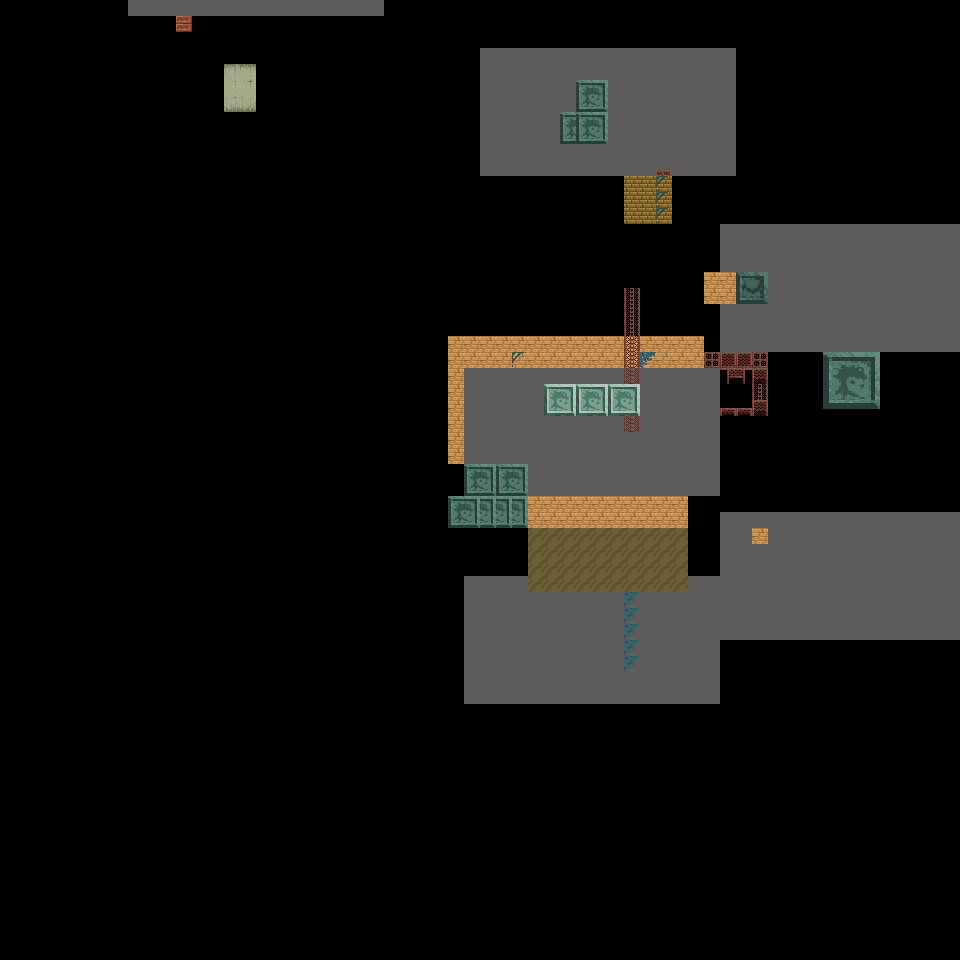

Below is a game level as drawn by its tile map, then a one-line description and the .tmx that defines it (tile-layer data replaced by summaries):
An orthogonal 60x60 tile map with 16x16 px tiles, 8 tile layers (12px, 12px_rot, 8px, 5px, ...), 1 hidden layer not drawn, 2 tilesets and 11 objects.

<map version="1.9" tiledversion="1.9.2" renderorder="right-down" infinite="0" orientation="orthogonal" hexsidelength="0" tileheight="16" height="60" tilewidth="16" width="60">
	<tileset firstgid="1" source="test-collection.tsx" />
	<tileset firstgid="2" source="padded-tiles.tsx" />
	<objectgroup id="1" name="Terrain">
		<object id="0" x="100.0" y="453.0">
			<properties>
				<property name="height" value="0.0" />
				<property name="id" value="lt_terrain_2" />
				<property name="width" value="0.0" />
			</properties>
			<polygon points="124.5,-526.0 184.5,-523.0 202.5,-475.0 302.5,-477.0 305.5,-424.0 109.5,-423.0" />
			<polygon points="124.5,-526.0 184.5,-523.0 202.5,-475.0 302.5,-477.0 305.5,-424.0 109.5,-423.0" />
		</object>
		<object id="1" x="342.0" y="541.0">
			<properties>
				<property name="height" value="0.0" />
				<property name="id" value="lt_terrain_3" />
				<property name="width" value="0.0" />
			</properties>
			<polygon points="347.007,-530.256 403.007,-547.256 421.309,-528.954 440.667,-528.954 440.667,-488.954 414.167,-488.954 414.167,-478.954 397.167,-478.954 397.167,-477.974 414.167,-477.954 414.167,-437.954 403.167,-437.954 403.167,-410.454 402.771,-410.454 420.0,-386.0 475.0,-399.0 482.324,-434.954 463.667,-434.954 463.667,-437.454 434.667,-437.454 434.667,-437.954 433.667,-437.954 433.667,-438.454 433.167,-438.454 433.167,-478.454 460.167,-478.454 460.167,-490.954 479.167,-490.954 479.167,-508.454 497.296,-508.454 519.0,-615.0 610.0,-544.0 496.0,-288.0 325.0,-354.0 342.0,-419.0 363.167,-423.954 363.167,-429.693 335.0,-423.0 324.0,-386.5 289.5,-409.5 282.0,-456.0 357.167,-473.592 357.167,-493.454 374.167,-493.454 374.167,-509.246 345.667,-504.519 345.667,-482.454 305.667,-482.454 305.667,-482.954 266.167,-482.954 266.167,-522.954 306.167,-522.954 306.167,-522.454 342.079,-522.454" />
			<polygon points="347.007,-530.256 403.007,-547.256 421.309,-528.954 440.667,-528.954 440.667,-488.954 414.167,-488.954 414.167,-478.954 397.167,-478.954 397.167,-477.974 414.167,-477.954 414.167,-437.954 403.167,-437.954 403.167,-410.454 402.771,-410.454 420.0,-386.0 475.0,-399.0 482.324,-434.954 463.667,-434.954 463.667,-437.454 434.667,-437.454 434.667,-437.954 433.667,-437.954 433.667,-438.454 433.167,-438.454 433.167,-478.454 460.167,-478.454 460.167,-490.954 479.167,-490.954 479.167,-508.454 497.296,-508.454 519.0,-615.0 610.0,-544.0 496.0,-288.0 325.0,-354.0 342.0,-419.0 363.167,-423.954 363.167,-429.693 335.0,-423.0 324.0,-386.5 289.5,-409.5 282.0,-456.0 357.167,-473.592 357.167,-493.454 374.167,-493.454 374.167,-509.246 345.667,-504.519 345.667,-482.454 305.667,-482.454 305.667,-482.954 266.167,-482.954 266.167,-522.954 306.167,-522.954 306.167,-522.454 342.079,-522.454" />
		</object>
		<object id="2" x="260.5" y="222.0">
			<properties>
				<property name="height" value="0.0" />
				<property name="id" value="lt_terrain_1" />
				<property name="width" value="0.0" />
			</properties>
			<polygon points="22.0,-20.0 -17.1667,42.6667 -156.0,34.0 -119.0,-82.0 273.0,-65.0 273.0,35.0" />
			<polygon points="22.0,-20.0 -17.1667,42.6667 -156.0,34.0 -119.0,-82.0 273.0,-65.0 273.0,35.0" />
		</object>
		<object id="3" x="0.0" y="960.0">
			<properties>
				<property name="height" value="0.0" />
				<property name="id" value="testmap_terrain_2" />
				<property name="width" value="0.0" />
			</properties>
			<polygon points="310.5,-478.0 333.765,-488.0 325.5,-488.0 325.5,-520.0 357.5,-520.0 357.5,-498.202 367.5,-502.5 403.5,-505.5 401.244,-486.5 411.398,-486.5 414.5,-512.5 388.0,-510.0 386.5,-522.0 416.0,-529.336 416.0,-544.0 448.0,-544.0 448.0,-537.294 464.0,-541.272 464.0,-560.0 496.0,-560.0 496.0,-529.416 497.32,-528.0 512.0,-528.0 512.0,-544.0 544.0,-544.0 544.0,-528.0 608.0,-528.0 608.0,-510.5 610.877,-510.5 623.344,-539.5 605.0,-539.5 605.0,-571.5 637.0,-571.5 637.0,-546.091 683.284,-527.327 668.284,-502.327 717.784,-473.827 703.284,-456.827 634.0,-484.611 634.0,-473.947 706.77,-454.061 730.77,-478.061 753.27,-461.061 717.77,-409.561 660.264,-435.062 613.764,-391.062 574.362,-418.0 551.0,-418.0 551.0,-429.5 520.0,-429.5 520.0,-448.0 504.833,-448.0 498.5,-429.0 410.5,-424.809 410.5,-405.0 378.5,-405.0 378.5,-424.919 314.0,-422.5" />
			<polygon points="310.5,-478.0 333.765,-488.0 325.5,-488.0 325.5,-520.0 357.5,-520.0 357.5,-498.202 367.5,-502.5 403.5,-505.5 401.244,-486.5 411.398,-486.5 414.5,-512.5 388.0,-510.0 386.5,-522.0 416.0,-529.336 416.0,-544.0 448.0,-544.0 448.0,-537.294 464.0,-541.272 464.0,-560.0 496.0,-560.0 496.0,-529.416 497.32,-528.0 512.0,-528.0 512.0,-544.0 544.0,-544.0 544.0,-528.0 608.0,-528.0 608.0,-510.5 610.877,-510.5 623.344,-539.5 605.0,-539.5 605.0,-571.5 637.0,-571.5 637.0,-546.091 683.284,-527.327 668.284,-502.327 717.784,-473.827 703.284,-456.827 634.0,-484.611 634.0,-473.947 706.77,-454.061 730.77,-478.061 753.27,-461.061 717.77,-409.561 660.264,-435.062 613.764,-391.062 574.362,-418.0 551.0,-418.0 551.0,-429.5 520.0,-429.5 520.0,-448.0 504.833,-448.0 498.5,-429.0 410.5,-424.809 410.5,-405.0 378.5,-405.0 378.5,-424.919 314.0,-422.5" />
		</object>
		</objectgroup>
	<layer height="60" visible="0" id="2" name="25pxNO" width="60">
		<data>[3600 cells, 28 non-empty, 1 distinct tile ids]</data>
	</layer>
	<layer height="60" id="1" name="12px" width="60">
		<data>[3600 cells, 141 non-empty, 3 distinct tile ids]</data>
	</layer>
	<layer height="60" id="1" name="12px_rot" width="60">
		<data>[3600 cells, 1 non-empty, 1 distinct tile ids]</data>
	</layer>
	<layer height="60" id="1" name="8px" width="60">
		<data>[3600 cells, 40 non-empty, 1 distinct tile ids]</data>
	</layer>
	<layer height="60" id="3" name="5px" width="60">
		<data>[3600 cells, 69 non-empty, 9 distinct tile ids]</data>
	</layer>
	<layer height="60" id="1" name="2px_rot30" width="60">
		<data>[3600 cells, 21 non-empty, 4 distinct tile ids]</data>
	</layer>
	<layer height="60" id="4" name="2px" width="60">
		<data>[3600 cells, 30 non-empty, 22 distinct tile ids]</data>
	</layer>
	<layer height="60" id="1" name="5px" width="60">
		<data>[3600 cells, 40 non-empty, 8 distinct tile ids]</data>
	</layer>
	<layer height="60" id="1" name="flats" width="60">
		<data>[3600 cells, 8 non-empty, 8 distinct tile ids]</data>
	</layer>
</map>
<!-- 7 of 11 objects omitted -->
